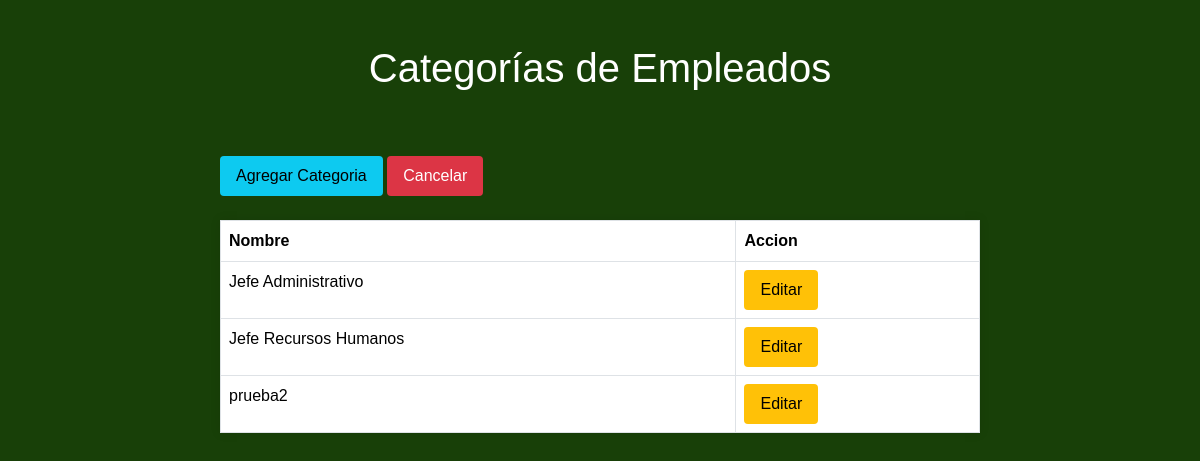
Page /administrador/empleadosCategorias/ (signed in) on the committed database.
### empleados/models.py (models this page shows, shortened)
class CategoriaEmpleado(models.Model):
    nombre=models.CharField(max_length=50)
    created=models.DateTimeField(auto_now_add=True)
    updated=models.DateTimeField(auto_now_add=True)
    class Meta:
        verbose_name='categoria'
        verbose_name_plural='categorias'

### administrador/permissions.py (the view)
        def _wrapped_view(request, *args, **kwargs):
            if request.user.has_perm(permission):
                return view_func(request, *args, **kwargs)
            else:
                return HttpResponseRedirect(reverse(redirect_url))

### administrador/permissions.py (called while the page is built)
def custom_permission_required(permission, redirect_url, raise_exception=False):
    def decorator(view_func):
        def _wrapped_view(request, *args, **kwargs):
            if request.user.has_perm(permission):
                return view_func(request, *args, **kwargs)
            else:
                return HttpResponseRedirect(reverse(redirect_url))
        return _wrapped_view
    return decorator

### administrador/views.py (called while the page is built)
@custom_permission_required("auth.view_categoria", redirect_url='administrador:permisoDenegado')
def categoriasEmpleados(request):
    categoriasEmpleados = CategoriaEmpleado.objects.all()
    return render(request, "empleadosCategorias/categorias.html", {"categoriasEmpleados": categoriasEmpleados})

### administrador/templates/empleadosCategorias/categorias.html (shortened to what this page needs)
<!DOCTYPE html>
<html lang="en">
<head>
    <link href="https://cdn.jsdelivr.net/npm/bootstrap@5.3.1/dist/css/bootstrap.min.css" rel="stylesheet">
</head>
<body><br>
    <h1 style="text-align: center;">Categorías de Empleados</h1>
    <div class="container"><br>
        <td>
            <a href="{% url 'administrador:empleadoCategoriaAdd' %}" class="btn btn-info">Agregar Categoria</a>
            <a href="{% url 'inicio:inicio' %}" class="btn btn-danger">Cancelar</a><br><br>
        </td>
        <table class="table table-bordered">
            <thead>
                <tr>
                    <th>Nombre</th>
                    <th>Accion</th>
                </tr>
            </thead>
            <tbody>
                {% for categoria in categoriasEmpleados %}
                    <tr>
                        <td>{{ categoria.nombre }}</td>
                        <td>
                            <a href="{% url 'administrador:empleadoCategoriaEdit' categoria.id %}" class="btn btn-warning">Editar</a>
                        </td>
                    </tr>
                {% endfor %}
            </tbody>
        </table>
    </div>
</body>
</html>

### administrador/templates/empleadosCategorias/categorias.html (style rules this page uses)
body { font-family: Arial, sans-serif; margin: 0; padding: 0; background-color: rgba(24, 64, 8); }
h1 { text-align: center; padding: 20px 0; background-color: rgba(24, 64, 8); color: white; margin: 0; }
a { text-decoration: none; color: #007bff; }
.container { max-width: 800px; margin: 0 auto; padding: 20px; }
table { width: 100%; border-collapse: collapse; border: 1px solid #dee2e6; background-color: white; box-shadow: 0px 0px 10px rgba(0, 0, 0, 0.1); }
th, td { padding: 10px; text-align: left; }
th { background-color: #f2f2f2; font-weight: bold; }
.btn { padding: 8px 16px; border: none; border-radius: 4px; cursor: pointer; }

### rows in the picture
CategoriaEmpleado: nombre "Jefe Administrativo"
CategoriaEmpleado: nombre "Jefe Recursos Humanos"
CategoriaEmpleado: nombre "prueba2"
